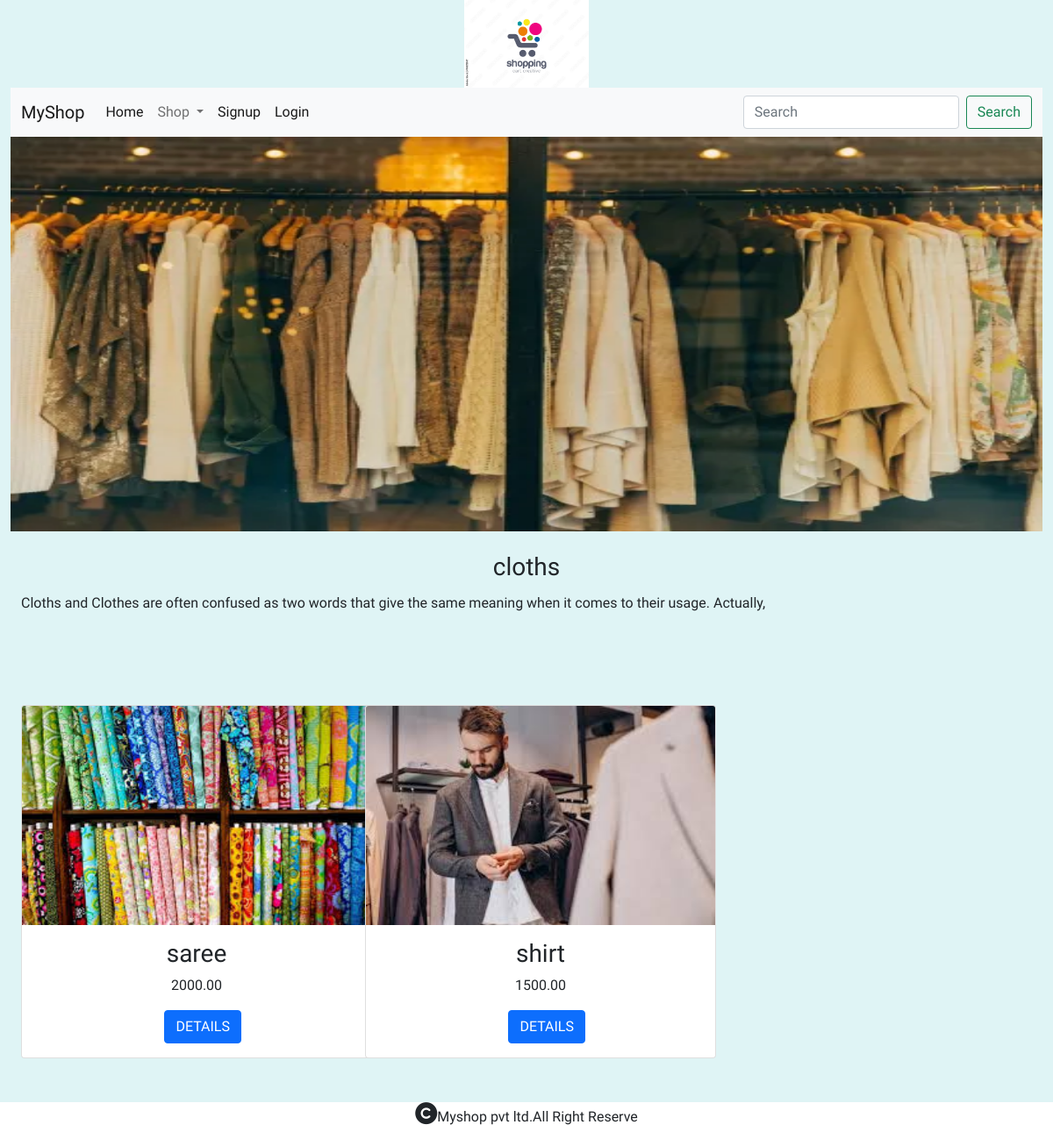
/product/cloths, run on the app's committed database.
### shop/models.py (models this page shows, shortened)
class category(models.Model):
    name=models.CharField(max_length=250,unique=True)
    slug=models.SlugField(max_length=250,unique=True)
    description=models.TextField(blank=True)
    image=models.ImageField(upload_to='shop/category',null=True,blank=True)

class Product(models.Model):
    name=models.CharField(max_length=250,unique=True)
    slug = models.SlugField(max_length=250, unique=True)
    description = models.TextField(blank=True)
    image = models.ImageField(upload_to='shop/category', null=True, blank=True)
    price=models.DecimalField(max_digits=10,decimal_places=2)
    category=models.ForeignKey(category,on_delete=models.CASCADE)
    stock=models.IntegerField()
    available=models.BooleanField(default=True)
    created=models.DateTimeField(auto_now_add=True)
    updated=models.DateTimeField(auto_now=True)

### shop/views.py (the view)
# urls.py: path('product/<slug:p>',views.allproduct,name='allproduct'),
def allproduct(request,p):
    c=category.objects.get(slug=p)
    p=Product.objects.filter(category__slug=p)
    return render(request,'product.html',{'p':p,'c':c})

### cart/context_processors.py (called while the page is built, shortened)
def counter(request):
    item_count=0
    return {'count':item_count}

### shop/context_processors.py (called while the page is built)
def menu_links(request):
    n=category.objects.all()
    return {'links':n}

### templates/product.html
{% extends 'base.html' %}
{% load static %}
{% block content %}
<div>
  <img src="{{c.image.url}}" height="450px;"  width="100% right:0;">
</div>
<div class="container-fluid mt-4" style="margin-bottom:100px;">
  <h3 class="text-center mb-2">{{c.name}} </h3>
  <P style="line-height:2;text-align:justify;">{{c.description}}</P>
</div>
<div class="container-fluid mt-4" style=margin-bottom:100px;>
  <div class="row">
    {% for i in p %}
    <div class="col-sm-4">
      <div class="card" style="width: 25rem;">
  <img src="{{i.image.url}}" class="card-img-top" alt="..." style="height:250px;width:100%;">
  <div class="card-body">
    <h3 class="card-title text-center">{{i.name}}</h3>
    <p class="card-text  text-center" style="text-align:justify">{{i.price}}</p>
     <a href="{% url 'shop:details' i.slug %}" style="position:relative;left:40%" class="btn btn-primary">DETAILS</a>
  </div>
</div>
    </div>
        {% endfor %}
  </div>
</div>
{% endblock %}

### static/css/custom.css (style rules this page uses)
body { background-color:#dff4f5; font-family: 'REM', sans-serif; }

### data on the page
category: image (picture), name "cloths", description "Cloths and Clothes are often confused as two words that give the same meaning when it comes to their usage. Actually,"
Product: image (picture), name "saree", price "2000.00"
Product: image (picture), name "shirt", price "1500.00"
